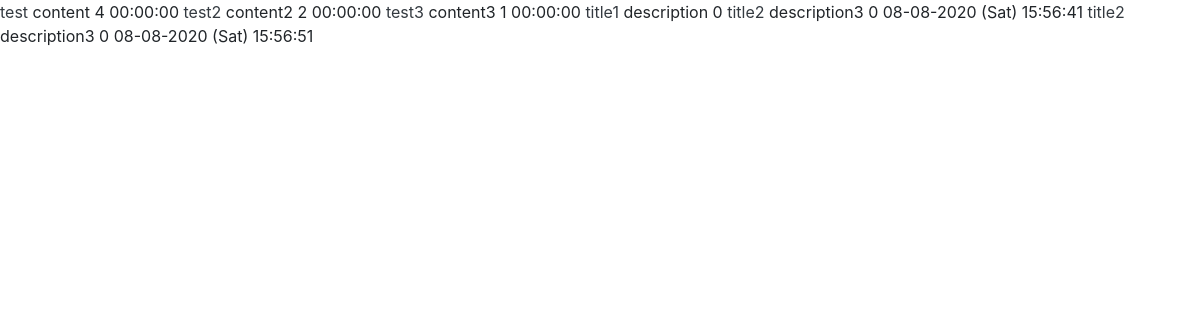
The page /getposts.php on the database its author committed.
### tables this page shows
CREATE TABLE `tbl_post` (
  `post_id` int(11) NOT NULL,
  `post_title` varchar(20) NOT NULL,
  `post_content` varchar(50) NOT NULL,
  `post_image` varchar(50) DEFAULT NULL,
  `post_time` varchar(30) NOT NULL,
  `cat_id` int(20) NOT NULL,
  `user_name` varchar(30) NOT NULL,
  `post_upvote` int(20) NOT NULL DEFAULT 1,
  `post_downvote` int(20) NOT NULL DEFAULT 1
);

### public_html/getposts.php (the view, shortened to what this page needs)
<!DOCTYPE html>
<html lang="en">
<head>
  <link href="vendor/bootstrap/css/bootstrap.min.css" rel="stylesheet">
</head>
<body>
<?php
include "db.php";
$q = intval($_GET['q']);
if($q == 0){
    $insert_query = "select * from tbl_post ";
}
else{
    $insert_query = "select * from tbl_post where cat_id='".$q."'";
}
$res=mysqli_query($con, $insert_query);
if(mysqli_num_rows($res)>0){
    while($row=mysqli_fetch_assoc($res)){
        $z="select COUNT(comment) from comments where post_id=$row[post_id]";
        $zz=mysqli_query($con, $z);
        $zzz=mysqli_fetch_array($zz);
echo "<tr>
<td><a href=\"post.php?id=$row[post_id]\" class=\"text-dark\">$row[post_title]</a></td>
<td>$row[post_content]</td>
<td>$zzz[0]</td>
<td>$row[post_time]</td>
</tr>";
    }
}
?>
</body>
</html>

### rows shown on the page
tbl_post: post_title "test", post_content "content", zzz "4", post_time "00:00:00"
tbl_post: post_title "test2", post_content "content2", zzz "2", post_time "00:00:00"
tbl_post: post_title "test3", post_content "content3", zzz "1", post_time "00:00:00"
tbl_post: post_title "title1", post_content "description", zzz "0"
tbl_post: post_title "title2", post_content "description3", zzz "0", post_time "08-08-2020 (Sat) 15:56:41"
tbl_post: post_title "title2", post_content "description3", zzz "0", post_time "08-08-2020 (Sat) 15:56:51"
